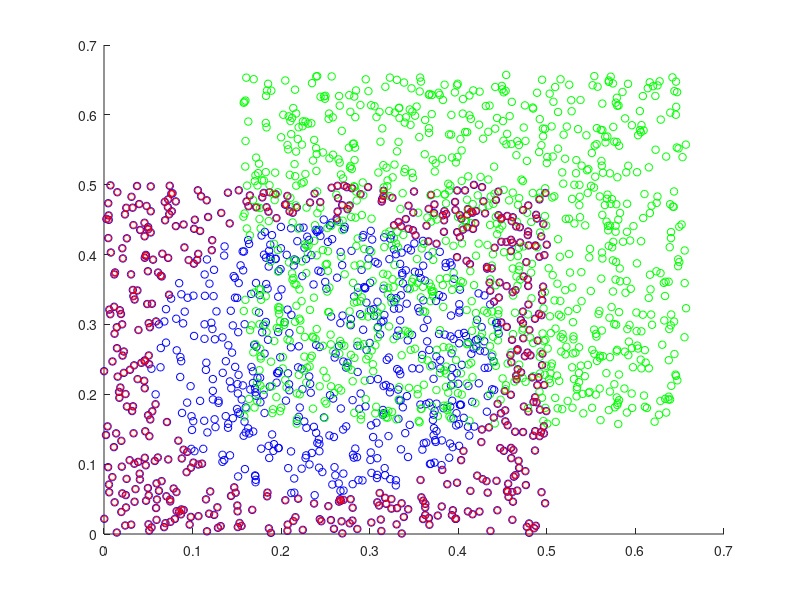

MATLAB code to generate this figure:
addpath(genpath(pwd));
close all;

train_samples = 1000;
test_samples = 1000;
% Generate Data
train_data = rand(train_samples,2) .* 0.5;
test_data = (rand(test_samples,2) .* 0.5) + (rand(1) * 0.25);

train_label = ones(train_samples,1);
test_label = -ones(test_samples,1);


% Train SVM Model
cmd = '-s 2 -t 2';
m = svmtrain( train_label, sparse(train_data), cmd);

% Test SVML Model
[predictions, accuracy, prob_estimates] = ...
    svmpredict(test_label, sparse(test_data), m);
        
hold on
% Scatter Train and Test Data
scatter(train_data(:,1), train_data(:,2), 30, 'b'); 
scatter(test_data(:,1), test_data(:,2), 30, 'g'); 

% Scatter the Support Vectors
scatter(m.SVs(:,1), m.SVs(:,2), 20, 'r');